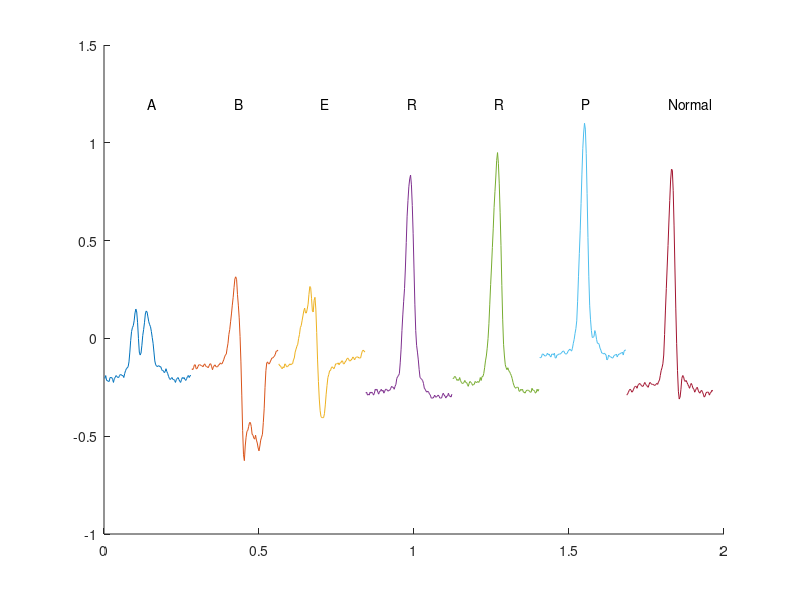
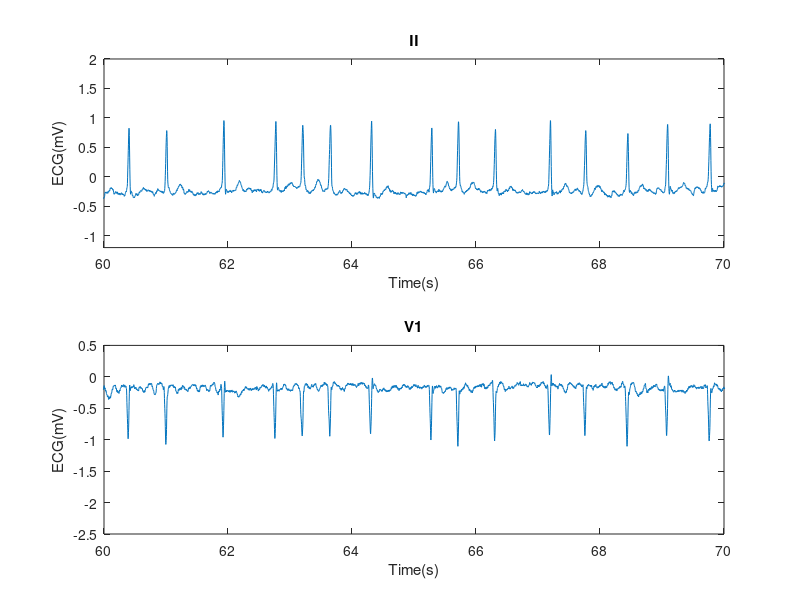

The MATLAB script that drew these images, in order: (Note: this script raises an error after producing the figures.)
%Loading ECG data
load('ECG_sig');

time = TIME(1:size(Sig,1)); %time vector
ab = ANNOTD(ANNOTD ~= 1); %Exctracting abnormality codes
codes = [4,5,6,7,8,11,14,28,37]; %All the abnormalities in this recording
labels = ["ABERR", "PVC", "FUSION", "NPC", "APC", "NESC", "NOISE", "RYTHM", "NAPC"]; %Abnormality labels


%Plotting channel 1 recordings
figure('WindowState', 'maximized');
subplot(2,1,1);
plot(time, Sig(:,1));
xlim([60,70]);
ylim([-1.2,2]);
title('II');
xlabel('Time(s)');
ylabel('ECG(mV)');
%Labeling the abnormalities
for i = 1:size(codes,2)
    ind = ATRTIMED(ANNOTD == codes(i));
    text(ind,zeros(size(ind,1),1)+1.5,labels(i));
end

%Plotting channel 2 recordings
subplot(2,1,2);
plot(time, Sig(:,2));
xlim([60,70]);
ylim([-2.5,0.5]);
title('V1');
xlabel('Time(s)');
ylabel('ECG(mV)');
%Labeling the abnormalities
for i = 1:size(codes,2)
    ind = ATRTIMED(ANNOTD == codes(i));
    text(ind,zeros(size(ind,1),1)-2,labels(i));
end
%saveas(gcf, 'Annotated.png');

%Morphological analysis
figure('WindowState', 'maximized');
for i = [1,2,3,4,5,6] %Plotting abnormalities
    ind = ATRTIMED(ANNOTD == codes(i));
    hold on;
    plot(((1:101)+101*(i-1))/sfreq, Sig(ind(end,1)*sfreq-50:ind(end,1)*sfreq+50,1));
    text((50+101*(i-1))/sfreq,1.2,labels(i));
end
hold on; %Plotting a normal wave sample
plot(((1:101)+101*(i))/sfreq, Sig(ATRTIMED(10)*sfreq-50:ATRTIMED(10)*sfreq+50,1));
text((50+101*(i))/sfreq,1.2,'Normal');
saveas(gcf, 'Morpholgy.png');

%Extracting a three-sample normal and abnormal signal
%To change between normal and abnormal plots, we choose the corresponding
%... tsample and change the tag for appropriate plotting
%tsample = 115:1/sfreq:117; %Normal
tsample = 477:1/sfreq:479; %Abnormal
rsample = find(ATRTIMED<479 & ATRTIMED>477.3);
tag = 'Abnormal';
N = 1024; %N_fft
f = (0:N-1)*sfreq/N;
sample = Sig(tsample*sfreq,:);
dft = 20*log10(abs(fft(sample, N)));
[psd,w] = pwelch(sample,[],[],N,sfreq);


figure('WindowState', 'maximized');
%Plotting time series
subplot(2,3,1);
plot(tsample, sample(:,1));
title(['II: ' tag]);
ylim([-0.8,0.6]);
xlabel('Time(s)');
ylabel('ECG(mV)');
%Adding abnormal annotations
for i = 1:size(rsample)
    text(ATRTIMED(rsample(i)),0.5,labels(codes == ANNOTD(rsample(i))));
end
subplot(2,3,4);
plot(tsample, sample(:,2));
title(['V1: ' tag]);
ylim([-2.5,0.5]);
xlabel('Time(s)');
ylabel('ECG(mV)');
for i = 1:size(rsample)
    text(ATRTIMED(rsample(i)),-2.2,labels(codes == ANNOTD(rsample(i))));
end

%Plotting DFTs (FFT or Welch)
subplot(2,3,2);
%plot(f(1:(N/2)),dft(1:(N/2),1));
plot(w(:,1),psd(:,1));
title(['II: ' tag]);
xlim([0,30]);
xlabel('Freq(Hz)');
ylabel('PSD (Power/Freq)');
subplot(2,3,5);
%plot(f(1:(N/2)),dft(1:(N/2),2));
plot(w(:,1),psd(:,2));
title(['V1: ' tag]);
xlim([0,30]);
xlabel('Freq(Hz)');
ylabel('PSD (Power/Freq)');

%Plotting Spectrograms
subplot(2,3,3);
spectrogram(sample(:,1),128,64,128,sfreq,'yaxis');
title(['II: ' tag]);
ylim([0,135]);
subplot(2,3,6);
spectrogram(sample(:,2),128,64,128,sfreq,'yaxis');
title(['V1: ' tag]);
ylim([0,135]);
%saveas(gcf, [tag '.png']);